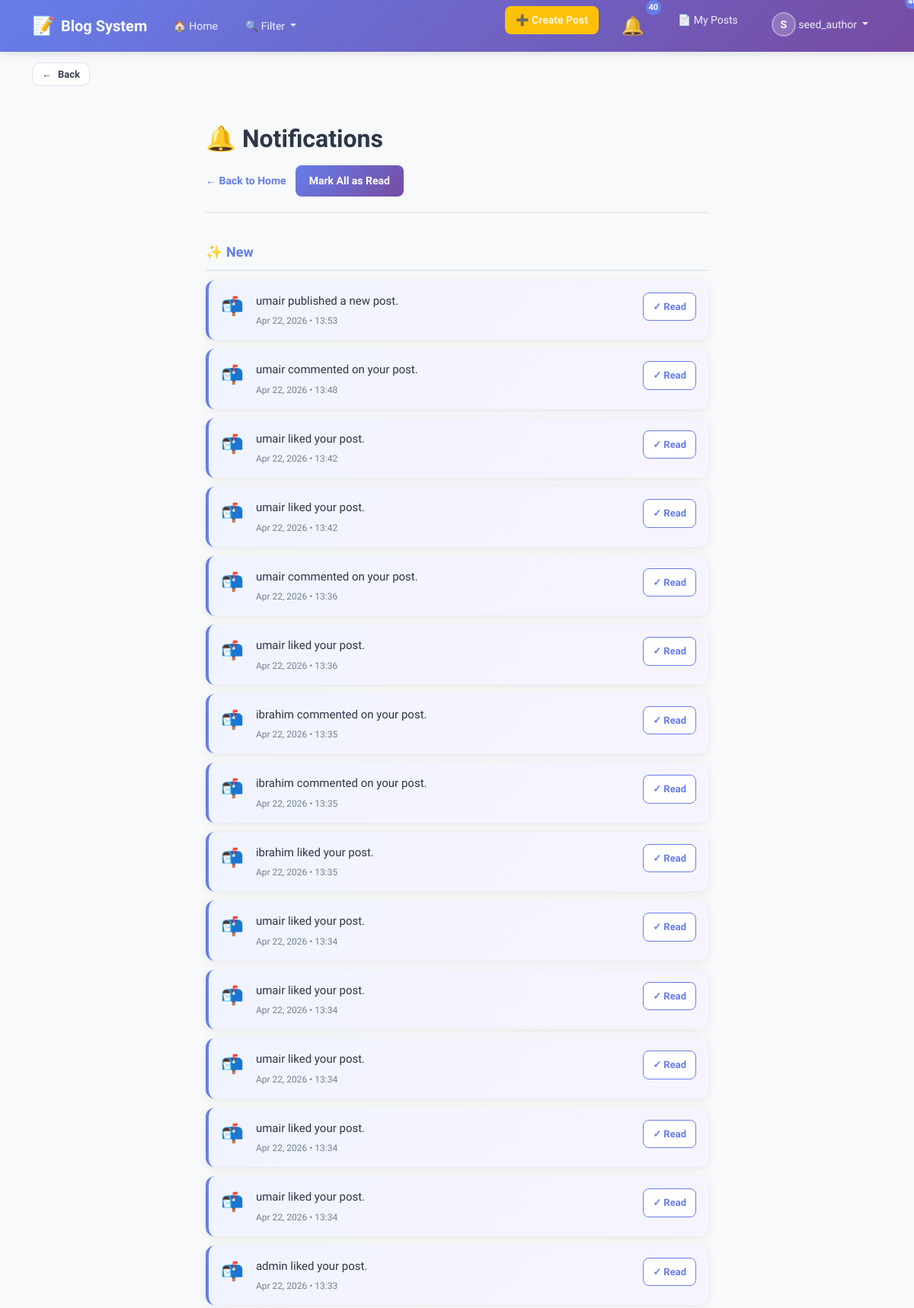
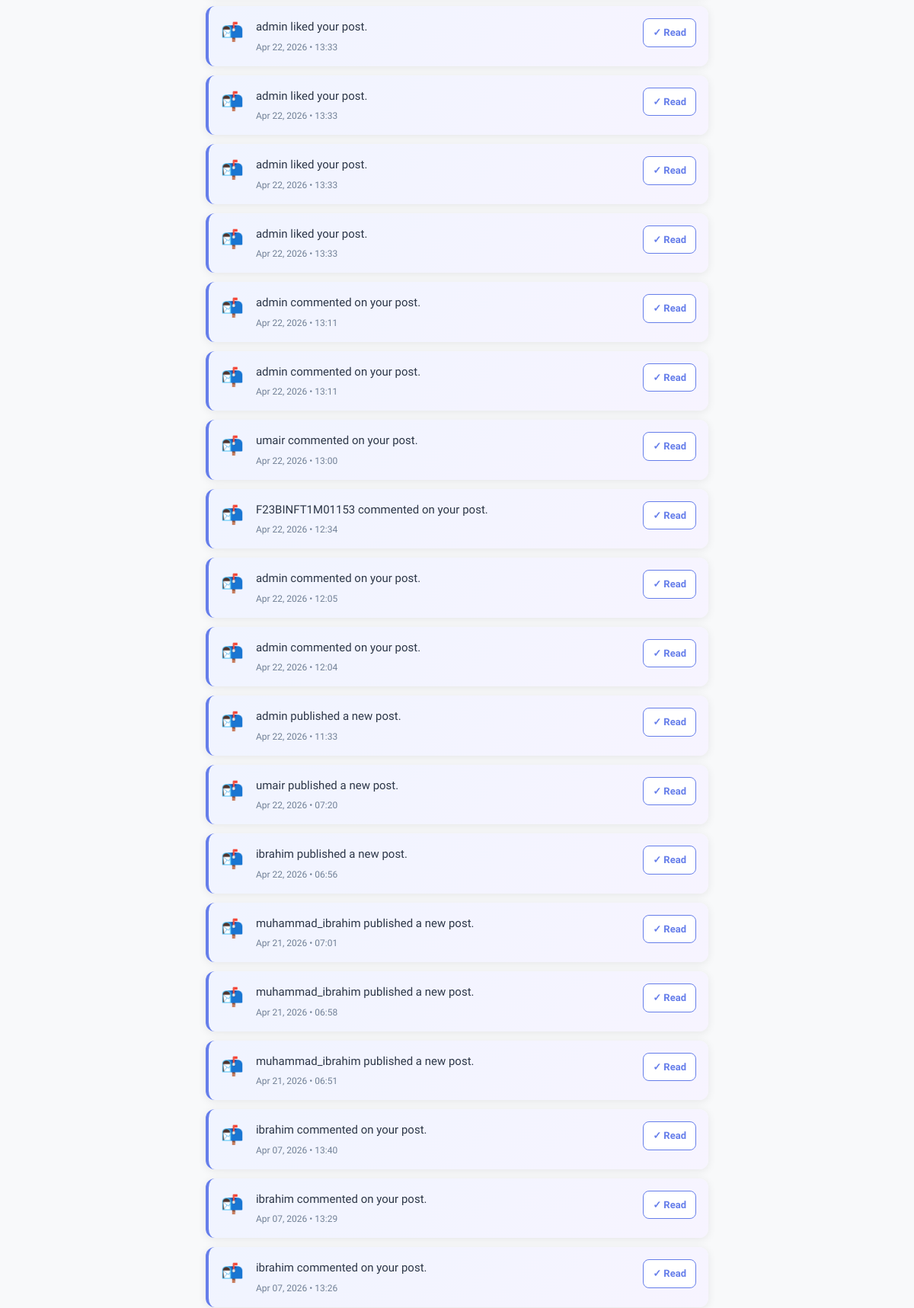
Page /notifications/ (signed in, upper part) on the committed database (2 pictures, top to bottom).
### blog/models.py (models this page shows, shortened)
class CustomUser(AbstractUser):
    email = models.EmailField(unique=True)

class Notification(models.Model):
    user = models.ForeignKey(settings.AUTH_USER_MODEL, on_delete=models.CASCADE)
    post = models.ForeignKey(Post, on_delete=models.CASCADE, related_name='notifications')
    message = models.TextField()
    is_read = models.BooleanField(default=False)
    created_at = models.DateTimeField(auto_now_add=True)
    sender = models.ForeignKey(CustomUser, on_delete=models.CASCADE, related_name='notifications_sent')

### blog/views.py (the view)
# urls.py: path('notifications/',notifications_list_view, name='notifications_list'),
@login_required
def notifications_list_view(request):
    new_notifications = Notification.objects.filter(user=request.user, is_read=False).order_by("-created_at")
    old_notifications = Notification.objects.filter(user=request.user, is_read=True).order_by("-created_at")
    return render(request, "notifications/list.html", {"new_notifications": new_notifications, "old_notifications": old_notifications,})

### blog/context_processors.py (called while the page is built)
def notifications_badge(request):
    if request.user.is_authenticated:
        unread_count = Notification.objects.filter(user=request.user, is_read=False).count()
    else:
        unread_count = 0
    return {"unread_notifications_count": unread_count}

def navbar_context(request):
    all_categories = Category.objects.all().order_by("name")
    selected_category_ids = []
    if request.GET:
        selected_category_ids = [int(id) for id in request.GET.getlist("categories") if id and id != "all"]
    return {
        "all_categories": all_categories,
        "selected_category_ids": selected_category_ids,
    }

### templates/notifications/list.html (shortened to what this page needs)
{% extends "base.html" %}
{% block content %}
<link rel="stylesheet" href="https://cdn.jsdelivr.net/npm/bootstrap@5.3.0/dist/css/bootstrap.min.css">
<div class="notifications-container">
    <div class="page-header">
        <h1>🔔 Notifications</h1>
        <div class="header-actions">
            <a href="{% url 'blog:home' %}" class="btn-back">← Back to Home</a>
            <form method="post" action="{% url 'blog:mark_all_read' %}" style="margin: 0;">
                <button type="submit" class="btn-mark-all">Mark All as Read</button>
            </form>
        </div>
    </div>
    <div class="section-divider">
        <h2 class="section-title new">
            <span>✨ New</span>
            {% if new_notifications %}
                <span class="notification-badge">{{ new_notifications|length }}</span>
            {% endif %}
        </h2>
        {% if new_notifications %}
            {% for n in new_notifications %}
                <div class="notification-item new">
                    <div class="notification-icon">📬</div>
                    <div class="notification-content">
                        <p class="notification-message">{{ n.message }}</p>
                        <div class="notification-time">{{ n.created_at|date:"M d, Y • H:i" }}</div>
                    </div>
                    <div class="notification-actions">
                        <form method="post" action="{% url 'blog:mark_read' n.id %}" style="margin: 0;">
                            <button type="submit" class="btn-mark-read">
                                ✓ Read
                            </button>
                        </form>
                    </div>
                </div>
            {% endfor %}
        {% else %}
            <div class="empty-state">
                <div class="empty-state-icon">📭</div>
                <p class="empty-state-text">No new notifications</p>
            </div>
        {% endif %}
    </div>
</div>
{% endblock %}

### templates/includes/navbar.html (shortened to what this page needs)
<nav class="navbar navbar-expand-lg navbar-light">
    <div class="container">
        <a class="navbar-brand" href="{% url 'blog:home' %}">
            <span class="brand-icon">📝</span>
            <strong>Blog System</strong>
        </a>
        <div class="collapse navbar-collapse" id="navbarContent">
            <ul class="navbar-nav me-auto">
                <li class="nav-item">
                    <a class="nav-link" href="{% url 'blog:home' %}">
                        🏠 Home
                    </a>
                </li>
                <li class="nav-item dropdown">
                    <a class="nav-link dropdown-toggle filter-toggle" href="#" id="filterDropdown" role="button" data-bs-toggle="dropdown" aria-expanded="false">
                        🔍 Filter
                    </a>
                </li>
            </ul>
            <ul class="navbar-nav ms-auto">
                {% if user.is_authenticated %}
                    <li class="nav-item me-2">
                        <a class="nav-link btn-create-post" href="{% url 'blog:create_post' %}">
                            ➕ Create Post
                        </a>
                    </li>
                    <li class="nav-item me-2">
                        <a class="nav-link notifications-link" href="{% url 'blog:notifications_list' %}">
                            <span class="notification-icon">🔔</span>
                            <span class="notification-badge" id="notif-count">{{ unread_notifications_count }}</span>
                        </a>
                    </li>
                    <li class="nav-item me-2">
                        <a class="nav-link" href="{% url 'blog:my_posts' %}">
                            📄 My Posts
                        </a>
                    </li>
                    <li class="nav-item dropdown">
                        <a class="nav-link dropdown-toggle user-dropdown" href="#" id="userDropdown" role="button" data-bs-toggle="dropdown" aria-expanded="false">
                            <span class="user-avatar">{{ user.username|first|upper }}</span>
                            {{ user.username }}
                        </a>
                    </li>
                {% endif %}
            </ul>
        </div>
    </div>
</nav>

### templates/base.html (style rules this page uses)
:root { --primary-color: #667eea; --secondary-color: #764ba2; --light-bg: #f8f9fa; --card-shadow: 0 2px 12px rgba(0, 0, 0, 0.08); --hover-shadow: 0 8px 24px rgba(0, 0, 0, 0.12); }
* { font-family: 'Segoe UI', Tahoma, Geneva, Verdana, sans-serif; }
html, body { height: 100%; }
body { background-color: var(--light-bg); color: #2d3748; }

### templates/includes/navbar.html (style rules this page uses)
.navbar { background: linear-gradient(135deg, #667eea 0%, #764ba2 100%); box-shadow: 0 2px 12px rgba(0, 0, 0, 0.12); padding: 12px 0; }
.navbar-brand { font-size: 20px; font-weight: 700; color: white !important; display: flex; align-items: center; gap: 8px; transition: all 0.3s ease; }
.brand-icon { font-size: 24px; }
.navbar-nav .nav-link { color: rgba(255, 255, 255, 0.9) !important; font-weight: 500; font-size: 14px; transition: all 0.3s ease; padding: 8px 14px !important; border-radius: 8px; margin: 0 4px; }
.btn-create-post { background-color: #ffc107 !important; color: #2d3748 !important; font-weight: 600 !important; border-radius: 8px !important; padding: 10px 16px !important; transition: all 0.3s ease; }
.notifications-link { position: relative; display: flex; align-items: center; gap: 6px; }
.notification-icon { font-size: 18px; }
.notification-badge { display: inline-flex; align-items: center; justify-content: center; background-color: #ff6b6b; color: white; border-radius: 50%; width: 20px; height: 20px; font-size: 11px; font-weight: 700; position: absolute; top: -8px; right: -8px; }
.user-dropdown { display: flex; align-items: center; gap: 10px !important; }
.user-avatar { display: inline-flex; align-items: center; justify-content: center; width: 32px; height: 32px; background-color: rgba(255, 255, 255, 0.2); border-radius: 50%; font-weight: 700; font-size: 14px; color: white; border: 2px solid rgba(255, 255, 255, 0.3); }
.filter-toggle { position: relative; }
.filter-toggle::after { content: ''; display: inline-block; margin-left: 6px; vertical-align: 0.255em; border-top: 0.3em solid; border-right: 0.3em solid transparent; border-bottom: 0; border-left: 0.3em solid transparent; transition: transform 0.2s ease; }

### rows in the picture
CustomUser: username|first "S", username "seed_author"
Notification: message "umair published a new post.", created_at "Apr 22, 2026 • 13:53"
Notification: message "umair commented on your post.", created_at "Apr 22, 2026 • 13:48"
Notification: message "umair liked your post.", created_at "Apr 22, 2026 • 13:42"
Notification: message "umair liked your post.", created_at "Apr 22, 2026 • 13:42"
Notification: message "umair commented on your post.", created_at "Apr 22, 2026 • 13:36"
Notification: message "umair liked your post.", created_at "Apr 22, 2026 • 13:36"
Notification: message "ibrahim commented on your post.", created_at "Apr 22, 2026 • 13:35"
Notification: message "ibrahim commented on your post.", created_at "Apr 22, 2026 • 13:35"
Notification: message "ibrahim liked your post.", created_at "Apr 22, 2026 • 13:35"
Notification: message "umair liked your post.", created_at "Apr 22, 2026 • 13:34"
Notification: message "umair liked your post.", created_at "Apr 22, 2026 • 13:34"
Notification: message "umair liked your post.", created_at "Apr 22, 2026 • 13:34"
Notification: message "umair liked your post.", created_at "Apr 22, 2026 • 13:34"
Notification: message "umair liked your post.", created_at "Apr 22, 2026 • 13:34"
Notification: message "admin liked your post.", created_at "Apr 22, 2026 • 13:33"
Notification: message "admin liked your post.", created_at "Apr 22, 2026 • 13:33"
Notification: message "admin liked your post.", created_at "Apr 22, 2026 • 13:33"
Notification: message "admin liked your post.", created_at "Apr 22, 2026 • 13:33"
Notification: message "admin liked your post.", created_at "Apr 22, 2026 • 13:33"
Notification: message "admin commented on your post.", created_at "Apr 22, 2026 • 13:11"
Notification: message "admin commented on your post.", created_at "Apr 22, 2026 • 13:11"
Notification: message "umair commented on your post.", created_at "Apr 22, 2026 • 13:00"
Notification: message "F23BINFT1M01153 commented on your post.", created_at "Apr 22, 2026 • 12:34"
Notification: message "admin commented on your post.", created_at "Apr 22, 2026 • 12:05"
Notification: message "admin commented on your post.", created_at "Apr 22, 2026 • 12:04"
Notification: message "admin published a new post.", created_at "Apr 22, 2026 • 11:33"
Notification: message "umair published a new post.", created_at "Apr 22, 2026 • 07:20"
Notification: message "ibrahim published a new post.", created_at "Apr 22, 2026 • 06:56"
Notification: message "muhammad_ibrahim published a new post.", created_at "Apr 21, 2026 • 07:01"
Notification: message "muhammad_ibrahim published a new post.", created_at "Apr 21, 2026 • 06:58"
Notification: message "muhammad_ibrahim published a new post.", created_at "Apr 21, 2026 • 06:51"
Notification: message "ibrahim commented on your post.", created_at "Apr 07, 2026 • 13:40"
Notification: message "ibrahim commented on your post.", created_at "Apr 07, 2026 • 13:29"
Notification: message "ibrahim commented on your post.", created_at "Apr 07, 2026 • 13:26"

### other values in the picture
{{ unread_notifications_count }} "40"
